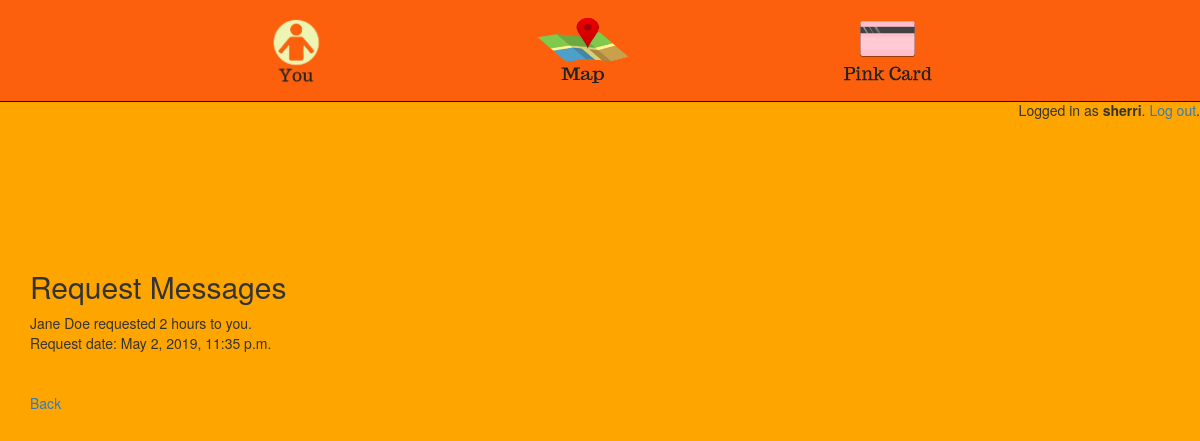
/students/transfer/requestmessages/ (signed in), run on an earlier commit of the app's database.
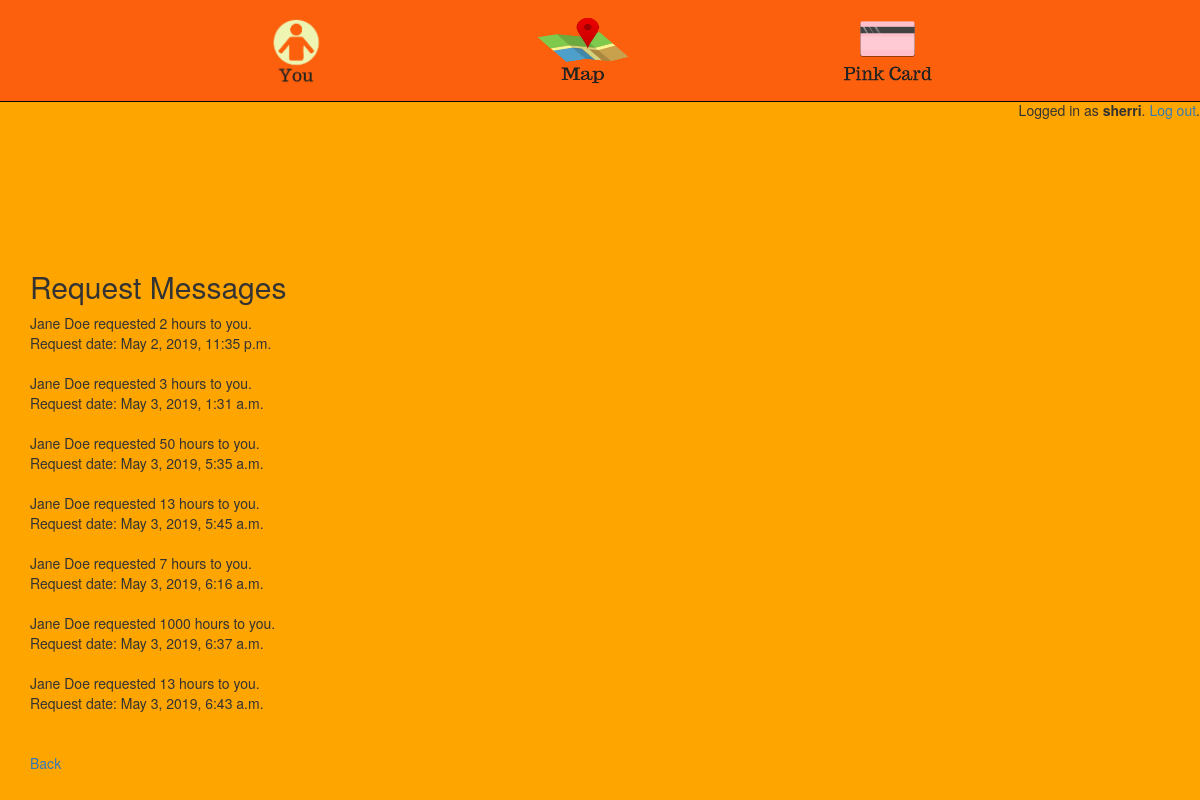
And on a later commit of the database.
### pinkcard/models.py (models this page shows)
class User(AbstractUser):
	username = models.CharField(max_length=30, unique=True)
	is_student = models.BooleanField(default=False)
	is_librarian = models.BooleanField(default=False)
	USERNAME_FIELD = 'username'

class RequestMessage(models.Model):
	sender = models.ForeignKey(User, on_delete=models.CASCADE, null=True, related_name='sender_notification')
	recipient = models.ForeignKey(User, on_delete=models.CASCADE, related_name='recipient_notification')
	request_message = models.TextField()
	sent_date = models.DateTimeField(auto_now_add=True)
	def __str__(self):
		return self.request_message

### pinkcard/views/students.py (the view)
# urls.py: path('transfer/requestmessages/',students.RequestMessages, name='requestmessages'),
def RequestMessages(request):
	template = 'pinkcard/students/requestmessages.html'
	context = {}
	context['messages'] = RequestMessage.objects.filter(recipient = request.user)
	print(context['messages'])
	return render(request, template, context)

### pinkcard/templates/pinkcard/students/requestmessages.html
{% extends 'base.html' %}
{% block content %}
	<br>
	<br>
	<br>
	<br>
	<br>
	<br>
	<h2>Request Messages</h2>
	{% for rm in messages %}
		{{rm.request_message}}
		<br>
		Request date: {{rm.sent_date}}
		<br>
		<br>
	{% endfor %}
	<br>
	<a href="{% url 'students:transfer' %}">Back</a>
{% endblock content %}

### templates/base.html (shortened to what this page needs)
{% load static %}
<!doctype html>
<html lang="en">
	<head>
		<link rel="stylesheet" href="https://maxcdn.bootstrapcdn.com/bootstrap/3.4.0/css/bootstrap.min.css">
		<link rel="stylesheet" type="text/css" href="{% static 'css/app.css' %}">
	    {% if user.is_authenticated and user.is_librarian %}
	      <link rel="stylesheet" type="text/css" href="{% static 'css/librarian.css' %}">
	    {% else %}
	      <link rel="stylesheet" type="text/css" href="{% static 'css/students.css' %}">
	    {% endif %}
	</head>
	<body>
		{% if user.is_authenticated and user.is_student %}
		<div>
		<nav class="navbar navbar-inverse navbar-fixed-top">
			<div class="menu-container">
			    <ul class="nav navbar-nav">
			    	<li><a id="navbar-brand" href="{% url 'students:detail' %}"><img src="/static/img/you.png" id="you" width="73" height="73"></a></li>
			    	<li><a id="navbar-brand" href="{% url 'students:map' %}"><img src="/static/img/map.png" id="map" width="100" height="70"></a></li>
			    	<li><a id="navbar-brand" href="{% url 'students:transfer' %}"><img src="/static/img/pinkcard.png" id="pinkcard" width="105" height="70"></a></li>
			    </ul>
			</div>
		</nav>
		</div>
		{% endif %}
		<br>
		<br>
		<br>
		<br>
		<br>
		<div class="col-6 text-right">
            {% if user.is_authenticated %}
            	<p class="pt-3">Logged in as <strong>{{ user.username }}</strong>. <a href="{% url 'logout' %}">Log out</a>.</p>
           	{% else %}
            	<a href="{% url 'login' %}" class="btn btn-light" role="button">Log in</a>
            	<a href="{% url 'signup' %}" class="btn btn-primary" role="button">Sign up</a>
          	{% endif %}
       	</div>
		<div class="container">
			<div class="content">
				{% block content %}
				{% endblock %}
			</div>
		</div>
	</body>
</html>

### static/css/app.css (style rules this page uses)
.navbar { background-color: #fc600c; }
.menu-container { position: relative; margin: 0 auto; margin-top: 0px; margin-top: -5px; max-width: 980px; padding: 0 50px; }
#navbar-brand { padding: 14px 100px; }
.nav.navbar-nav li a { color: black; font-family: OswaldRegular; }
a { text-decoration: none; }
li { color: black; }

### static/css/students.css (style rules this page uses)
body { background-color: orange; }

What changed in the data, as far as the page shows it:
added RequestMessage: request_message "Jane Doe requested 3 hours to you.", sent_date "May 3, 2019, 1:31 a.m."
added RequestMessage: request_message "Jane Doe requested 50 hours to you.", sent_date "May 3, 2019, 5:35 a.m."
added RequestMessage: request_message "Jane Doe requested 13 hours to you.", sent_date "May 3, 2019, 5:45 a.m."
added RequestMessage: request_message "Jane Doe requested 7 hours to you.", sent_date "May 3, 2019, 6:16 a.m."
added RequestMessage: request_message "Jane Doe requested 1000 hours to you.", sent_date "May 3, 2019, 6:37 a.m."
added RequestMessage: request_message "Jane Doe requested 13 hours to you.", sent_date "May 3, 2019, 6:43 a.m."
